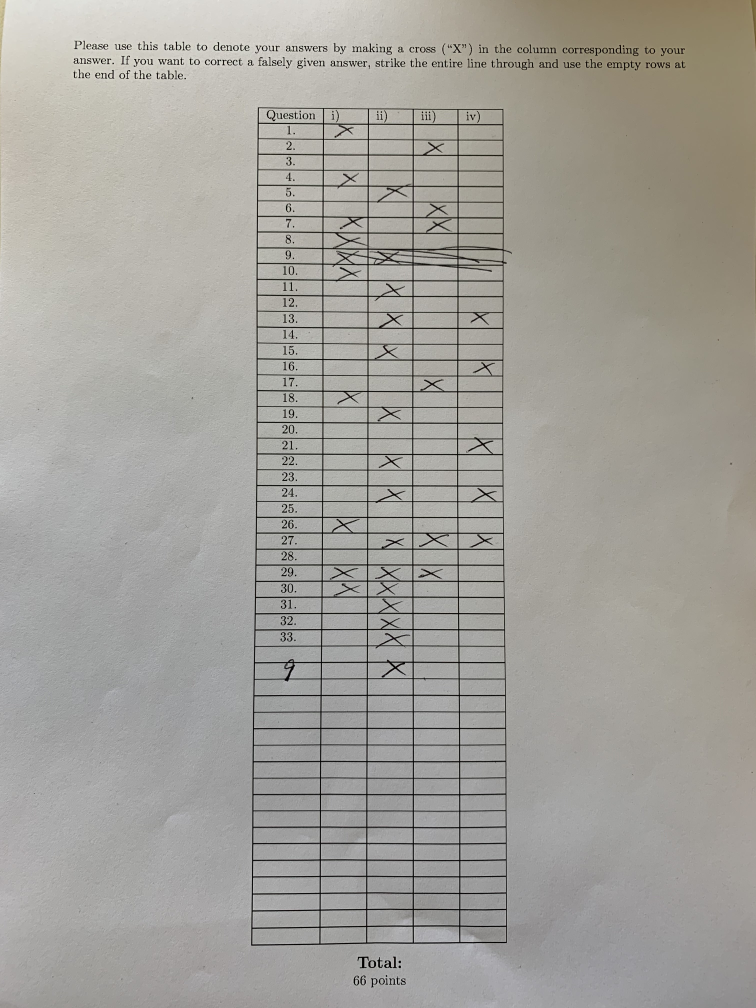
#> input picture test_images/IMG_0790.jpg, 3024 x 4032 px, found by its file name (shown at 1/4 size)
$ python SheetPreProcessing.py
#> lines starting #> are read from the running program, lines starting #| are printed output that depends on the picture; after the words box and inside, x2 and y2 are one past the last pixel; in counts of white or black regions, pixels touching at a corner belong together
#> further down, test is the input picture: shape (4032, 3024, 3); mean B, G, R 155.2, 161.1, 163.3
import cv2
import numpy as np
import copy

class SheetPreProcessing:

    def __init__(self):
        self.contours = None

    def find_sheet_contours(self, img):
        #convert img to gray
        img_gray = cv2.cvtColor(img, cv2.COLOR_RGB2GRAY)
        # convert grayimg to binary
        ret, img_gray = cv2.threshold(img_gray, 100,  255, cv2.THRESH_BINARY_INV)
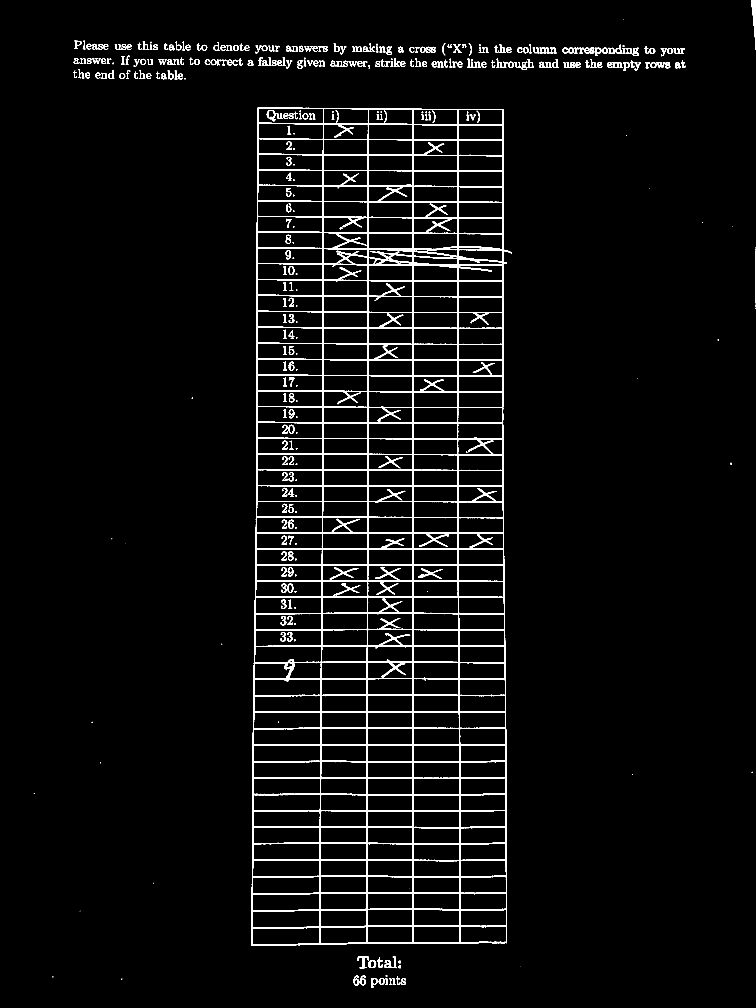
#> img_gray: shape (4032, 3024) (shown at 1/4 size); 3.3% white; 411 white regions (43 under 20 px), largest, box (x1, y1, x2, y2) and area: (1005, 430, 2048, 3783) 332752, (3004, 0, 3024, 200) 1844, (1673, 2274, 1772, 2315) 987

        img_gray_horizon = img_gray.copy()
        img_gray_vertical = img_gray.copy()
        # set morphology structures size
        structsize = int(img_gray.shape[1]/30)

        #hsize for horizontal lines, vsize for vertical lines
        hsize = (structsize, 1)
        vsize = (1, structsize)

        # morphology structures
        structure_horizon = cv2.getStructuringElement(cv2.MORPH_RECT, hsize)
        structure_vertical = cv2.getStructuringElement(cv2.MORPH_RECT, vsize)

        #erode and dilate images horizontal and vertical
        img_gray_horizon = cv2.erode(img_gray_horizon, structure_horizon, (-1, -1))
#> img_gray_horizon: shape (4032, 3024); 1.3% white; 57 white regions (3 under 20 px), largest, box (x1, y1, x2, y2) and area: (1062, 2911, 1975, 2917) 4060, (1071, 2322, 1969, 2328) 3835, (1060, 3044, 1976, 3049) 3716
        img_gray_horizon = cv2.dilate(img_gray_horizon, structure_horizon, (-1, -1))
#> img_gray_horizon: shape (4032, 3024); 1.7% white; 55 white regions, largest, box (x1, y1, x2, y2) and area: (1006, 3702, 2029, 3714) 4764, (1013, 2911, 2025, 2917) 4753, (1007, 3635, 2028, 3645) 4700
        img_gray_vertical = cv2.erode(img_gray_vertical, structure_vertical, (-1, -1))
#> img_gray_vertical: shape (4032, 3024); 0.57% white; 8 white regions, largest, box (x1, y1, x2, y2) and area: (1649, 485, 1655, 3726) 12670, (1465, 484, 1475, 3726) 12646, (1278, 482, 1296, 3730) 12070
        img_gray_vertical = cv2.dilate(img_gray_vertical, structure_vertical, (-1, -1))
#> img_gray_vertical: shape (4032, 3024); 0.66% white; 8 white regions, largest, box (x1, y1, x2, y2) and area: (1278, 433, 1296, 3780) 13852, (1006, 431, 1035, 3784) 13643, (1465, 435, 1475, 3776) 13636
        result_binary = cv2.addWeighted(img_gray_horizon, 1, img_gray_vertical, 1, 0)
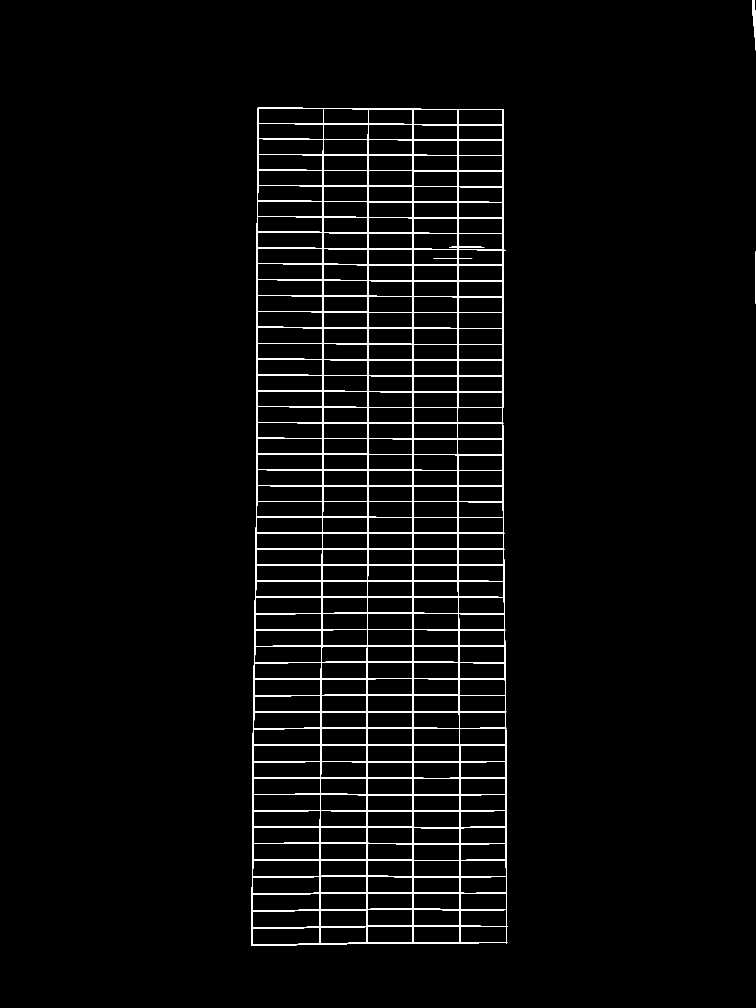
#> result_binary: shape (4032, 3024) (shown at 1/4 size); 2.3% white; 3 white regions


        #find contours
        self.contours, hierarchy = cv2.findContours(result_binary, cv2.RETR_CCOMP, cv2.CHAIN_APPROX_SIMPLE)
#> self.contours = 263 contours, 1 with area under 20; largest, box (x1, y1, x2, y2) and area: (1006, 431, 2029, 3784) 3332135, (1009, 3642, 1279, 3712) 17530, (1010, 3507, 1280, 3575) 17236, (1008, 3710, 1279, 3779) 17160, (1010, 3575, 1280, 3643) 17104


        #size for a zero Mat
        size = (img.shape[0], img.shape[1])
        result = np.zeros(size)
        cv2.drawContours(result, self.contours, -1, 255, 3)
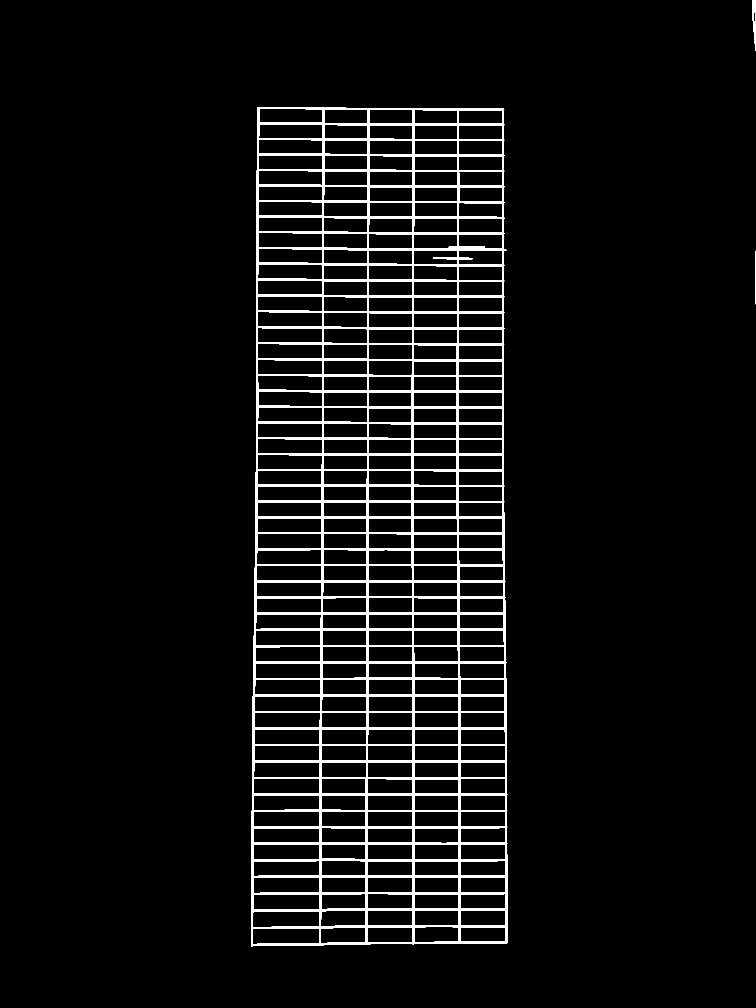
#> result: shape (4032, 3024) float64 (shown at 1/4 size); 4.6% white; 3 white regions, box (x1, y1, x2, y2) and area: (1004, 429, 2031, 3786) 559471, (3008, 0, 3024, 203) 1548, (3021, 1003, 3024, 1217) 636
        return result


    def findsquares(self, img_contour):

        for i in range(len(self.contours)):
            # for each closed contour, calculate epsilon for approximation
            epsilon = 0.02 * cv2.arcLength(self.contours[i], True)
            approx = cv2.approxPolyDP(self.contours[i], epsilon, True)
            corners = len(approx)
            # find out rectangles approximately
            if corners == 4:
                # calculate moment for a better look                      TO BE DELETED
                mm = cv2.moments(self.contours[i])
                cx = int(mm['m10'] / mm['m00'])
                cy = int(mm['m01'] / mm['m00'])
                cv2.circle(img_contour, (cx, cy), 10, 255, -1)
#> this loop made 263 passes
#> (epsilon, approx, corners, cx, cy) on passes 2 to 6: (175.9, [[1031, 431], [1006, 3783], [2025, 3773], [2014, 438]], 4, 1518, 2116), (13.38, [[1278, 3711], [1277, 3774], [1008, 3777], [1010, 3713]], 4, 1142, 3744), (9.91, [[1465, 3708], [1464, 3770], [1281, 3773], [1282, 3710]], 4, 1372, 3740), (9.78, [[1840, 3707], [2023, 3707], [2024, 3767], [1841, 3768]], 4, 1931, 3737), (9.82, [[1468, 3708], [1650, 3706], [1651, 3769], [1469, 3770]], 4, 1559, 3738)
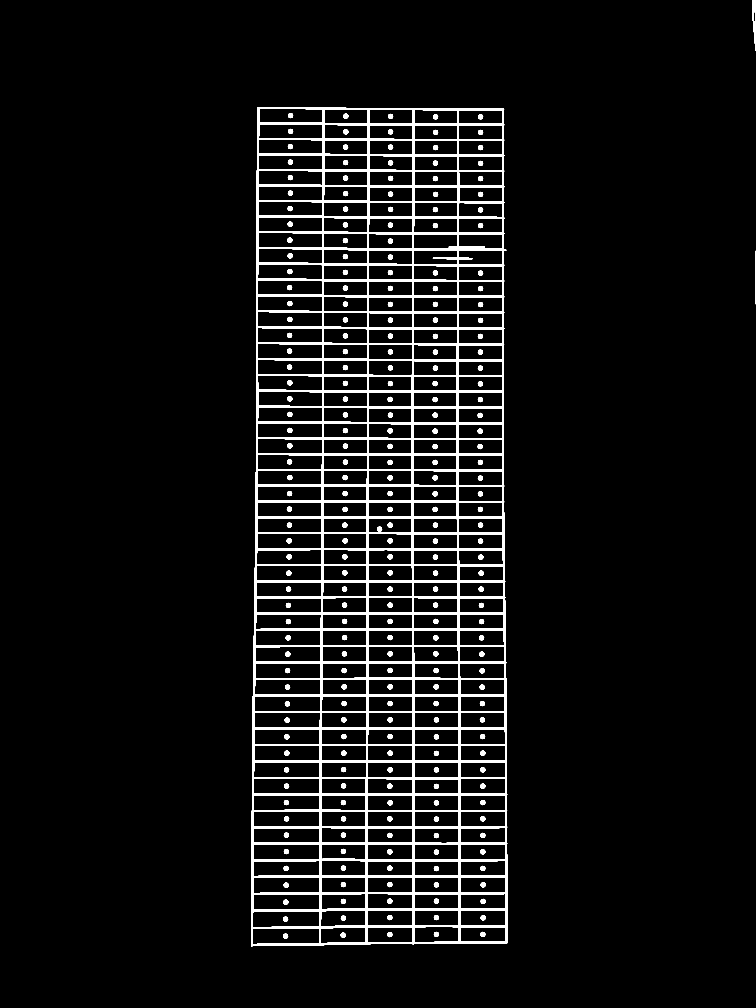
#> img_contour: shape (4032, 3024) float64 (shown at 1/4 size); 5.3% white; 260 white regions, largest, box (x1, y1, x2, y2) and area: (1004, 429, 2031, 3786) 559471, (3008, 0, 3024, 203) 1548, (3021, 1003, 3024, 1217) 636


if __name__ == '__main__':
    # read img
    test = cv2.imread('test_images/IMG_0790.jpg')

    parameter = SheetPreProcessing()
    result = parameter.find_sheet_contours(test)
    parameter.findsquares(result)
    #resize for a better look
    output = cv2.resize(result, (int(test.shape[1]/8), int(test.shape[0]/8)))

    cv2.imshow("test", output)
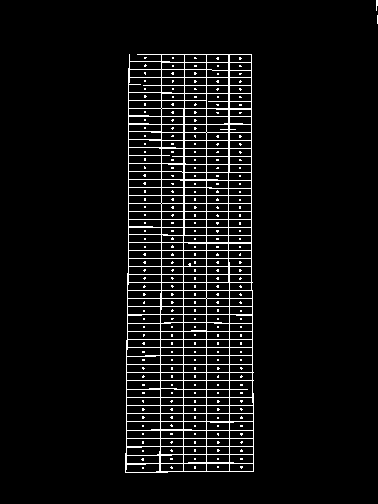
#> window 'test': shape (504, 378); 5.8% white in thin lines or dots, all inside (x1, y1, x2, y2) = (125, 0, 378, 473)
    cv2.waitKey(0)

$ run again, with test_images/IMG_0787.jpg copied over test_images/IMG_0790.jpg
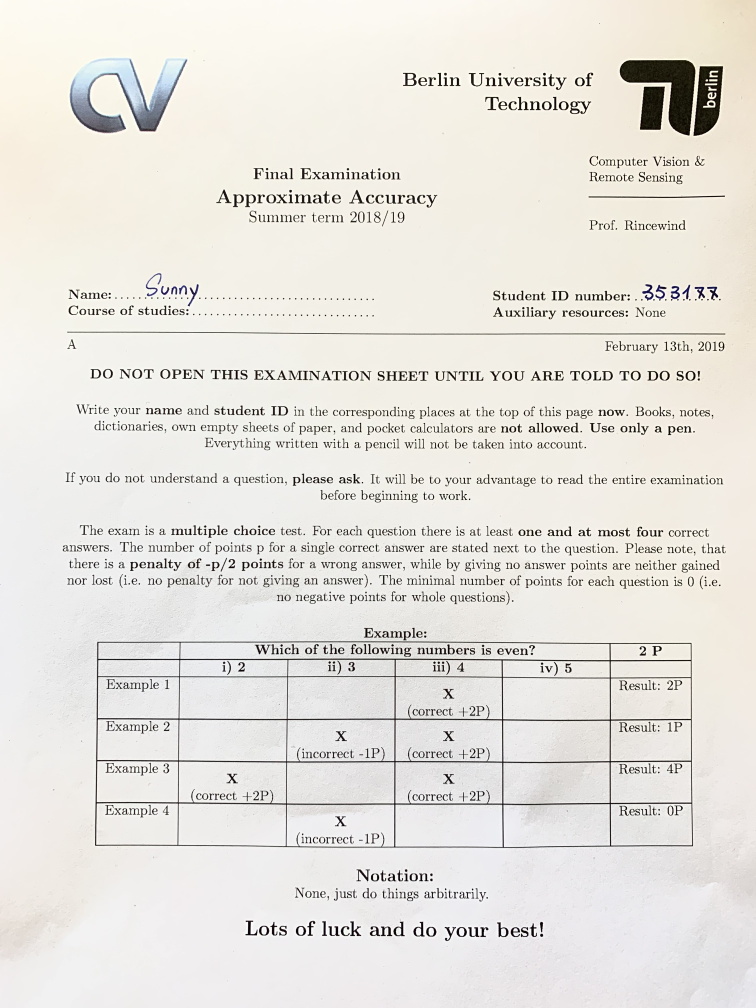
#> input picture test_images/IMG_0787.jpg, 3024 x 4032 px, found by its file name (shown at 1/4 size)
#> test is the input picture: shape (4032, 3024, 3); mean B, G, R 221.9, 227.5, 230.2
#> in find_sheet_contours, `ret, img_gray = cv2.threshold(img_gray, 100,  255, cv2.THRESH_BINARY_I..`:
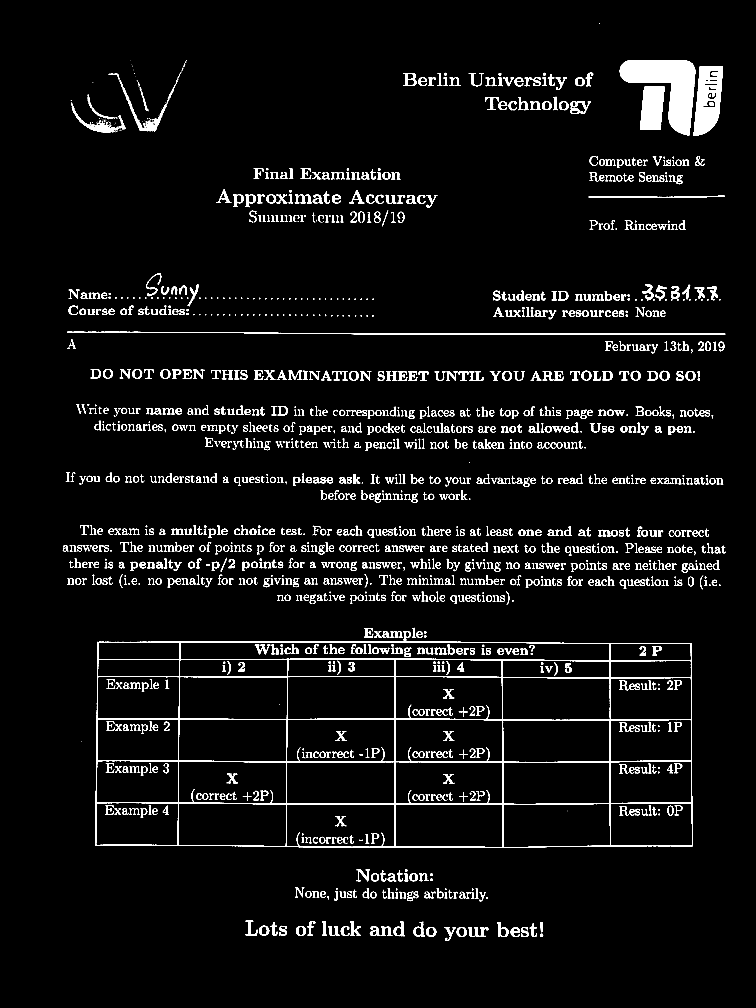
#> img_gray: shape (4032, 3024) (shown at 1/4 size); 4% white; 1901 white regions (279 under 20 px), largest, box (x1, y1, x2, y2) and area: (380, 2566, 2772, 3391) 76213, (2479, 241, 2781, 542) 43088, (2774, 265, 2892, 543) 20702
#> result_binary: shape (4032, 3024); 1.2% white; 7 white regions
#> self.contours = 40 contours; largest, box (x1, y1, x2, y2) and area: (382, 2566, 2773, 3392) 1945323, (719, 2568, 2440, 2642) 115427, (1580, 3216, 2012, 3390) 73222, (1145, 3217, 1579, 3389) 73042, (1149, 2706, 1580, 2877) 72432
#> result: shape (4032, 3024) float64; 1.6% white; 7 white regions, largest, box (x1, y1, x2, y2) and area: (380, 2564, 2775, 3394) 157618, (268, 1326, 2904, 1339) 16147, (2478, 239, 2784, 545) 5366
#> the loop in findsquares, `for i in range(len(self.contours)):` made 40 passes
#> (epsilon, approx, corners, cx, cy) on passes 1 to 5: (128.5, [[390, 2569], [383, 3383], [2772, 3383], [2766, 2572]], 4, 1575, 2977), (24.06, [[1146, 3218], [1577, 3217], [1577, 3386], [1146, 3385]], 4, 1361, 3302), (24.04, [[2010, 3219], [2010, 3389], [1580, 3386], [1581, 3217]], 4, 1795, 3302), (23.93, [[2439, 3216], [2440, 3383], [2013, 3388], [2013, 3218]], 4, 2225, 3301), (19.73, [[2442, 3216], [2765, 3214], [2769, 3381], [2443, 3383]], 4, 2604, 3298)
#> `cv2.imshow("test", output)`:
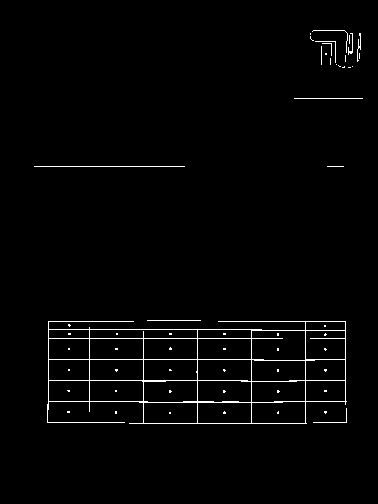
#> window 'test': shape (504, 378); 1.8% white in thin lines or dots, all inside (x1, y1, x2, y2) = (34, 30, 363, 424)
